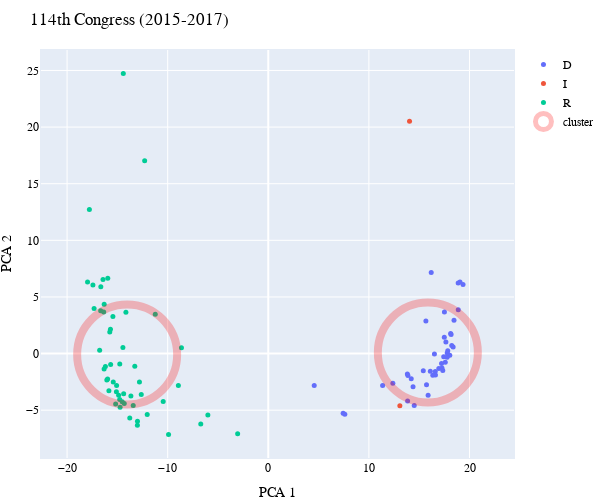

The code cell stored with this chart in its notebook:
### Markdown cell above
### 110th Congress (2007-2009)

The 110th Senate voting topology seperates senators by their party; however, unlike the 103th Senate, each party is further divided into two voting blocks, indicating an inner split in each party's idealogy. The Democratic clusters are also more dense than their Republican counterpart, with very few Democrats escaping party lines. 

On the Republican side, multiple Senators diverge from party lines, with the ones most likely to vote across the aisle being Senator Snowe and Senator Collins.

### Code cell
plot_PCA(2016)

### Figure 1 — Plotly figure (JSON) as saved in the notebook; plotly's stock layout.template omitted (floating-point values rounded to 4 significant figures)
{"data": [{"hovertemplate": "<b>%{text}</b><br><br>", "marker": {"size": 5}, "mode": "markers", "name": "D", "text": ["Timothy Kaine", "Kirsten Gillibrand", "Martin Heinrich", "Heidi Heitkamp", "Mazie Hirono", "Amy Klobuchar", "Patrick Leahy", "Joe Manchin", "Edward Markey", "Claire McCaskill", "Robert Menendez", "Jeff Merkley", "Barbara Mikulski", "Christopher Murphy", "Patty Murray", "Bill Nelson", "Gary Peters", "John Reed", "Harry Reid", "Brian Schatz", "Charles Schumer", "Jeanne Shaheen", "Debbie Stabenow", "Jon Tester", "Tom Udall", "Mark Warner", "Elizabeth Warren", "Sheldon Whitehouse", "Al Franken", "Dianne Feinstein", "Ron Wyden", "Ben Cardin", "Tammy Baldwin", "Richard Durbin", "Thomas Carper", "Joe Donnelly", "Bob Casey", "Michael Bennet", "Maria Cantwell", "Christopher Coons", "Barbara Boxer", "Richard Blumenthal", "Sherrod  Brown", "Cory Booker"], "type": "scatter", "x": [14.39, 18.88, 17.22, 7.439, 18.37, 15.73, 18.17, 4.565, 19.06, 11.36, 17.5, 18.87, 16.51, 17.44, 16.6, 14.21, 16.61, 18.04, 15.66, 17.59, 18.24, 15.89, 16.35, 13.82, 17.84, 12.38, 19.36, 17.34, 17.65, 14.51, 17.51, 17.93, 17.78, 17.78, 13.88, 7.606, 15.41, 13.85, 16.95, 16.11, 16.19, 17.26, 18.12, 18.46], "y": [-2.94, 3.874, -0.8849, -5.272, 0.5818, -2.75, 1.694, -2.817, 6.314, -2.831, 1.451, 6.242, -0.04481, -0.2881, -1.592, -2.234, -1.902, -0.1433, 2.877, -0.7755, 0.7069, -3.677, -1.921, -1.813, 0.2408, -2.63, 6.098, -1.505, 1.023, -4.594, 3.666, -0.1177, -0.3246, 0.04612, -1.931, -5.363, -1.524, -4.182, -1.308, -1.552, 7.169, -1.282, 1.771, 2.944]}, {"hovertemplate": "<b>%{text}</b><br><br>", "marker": {"size": 5}, "mode": "markers", "name": "I", "text": ["Angus King", "Bernie Sanders"], "type": "scatter", "x": [13.08, 14.04], "y": [-4.609, 20.52]}, {"hovertemplate": "<b>%{text}</b><br><br>", "marker": {"size": 5}, "mode": "markers", "name": "R", "text": ["James  Risch", "Rob Portman", "David Perdue", "Rand Paul", "Mike Rounds", "Pat Roberts", "Richard Burr", "Mike Enzi", "John Boozman", "Jefferson Sessions", "Richard Shelby", "Roy Blunt", "Dan Sullivan", "John Thune", "Thomas Tillis", "Pat Toomey", "David Vitter", "John Barrasso", "Kelly Ayotte", "Ben Sasse", "Timothy Scott", "Lisa Murkowski", "Joni Ernst", "Deb Fischer", "Jeff Flake", "Cory Gardner", "Lindsey Graham", "Chuck Grassley", "Orrin Hatch", "Steve Daines", "Mike Crapo", "Dean Heller", "Tom Cotton", "John Hoeven", "Jim Inhofe", "Johnny Isakson", "Ron Johnson", "Roger Wicker", "Mark Kirk", "John Cornyn", "James Lankford", "Bob Corker", "Mike Lee", "Susan Collins", "John McCain", "Thad Cochran", "Mitch McConnell", "Dan Coats", "Bill Cassidy", "Jerry Moran", "Shelley Capito", "Lamar Alexander"], "type": "scatter", "x": [-17.97, -10.45, -16.36, -12.29, -13.77, -15.84, -13.43, -14.76, -16.19, -16.65, -16.43, -15.67, -14.45, -14.87, -14.52, -15.76, -15.96, -16.05, -6.712, -17.78, -16.66, -8.939, -15.97, -16.32, -14.15, -12.81, -8.632, -15.08, -13.0, -15.45, -17.43, -11.24, -17.32, -14.32, -16.76, -14.73, -14.38, -15.17, -6.006, -14.77, -16.31, -13.27, -14.41, -3.047, -13.66, -13.01, -12.63, -15.41, -15.1, -15.69, -12.04, -9.914], "y": [6.326, -4.228, 3.67, 17.02, -5.692, -3.294, -4.592, -0.9105, -1.148, 5.911, 6.547, -0.9613, 0.5315, -3.684, -4.247, 1.911, 6.652, -2.34, -6.216, 12.73, 3.789, -2.81, -2.255, -1.365, 3.646, -2.508, 0.521, -2.814, -5.969, 3.265, 6.056, 3.464, 3.985, -4.409, 0.2832, -4.735, -3.559, -4.458, -5.422, -4.056, 4.348, -1.114, 24.73, -7.084, -3.739, -6.32, -3.611, -2.51, -3.366, 2.157, -5.385, -7.145]}, {"hoverinfo": "none", "marker": {"color": "rgba(0, 0, 0, 0)", "line": {"color": "red", "width": 8}, "size": 100}, "mode": "markers", "name": "cluster", "opacity": 0.25, "type": "scatter", "x": [-14.03, 15.86], "y": [-0.0848, 0.09586]}], "layout": {"font": {"color": "#000000", "family": "Courier New, monospace", "size": 12}, "height": 500, "margin": {"b": 10, "l": 15, "pad": 1, "r": 1, "t": 50}, "title": {"text": "114th Congress (2015-2017)"}, "width": 600, "xaxis": {"title": {"text": "PCA 1"}}, "yaxis": {"title": {"text": "PCA 2"}}}}
